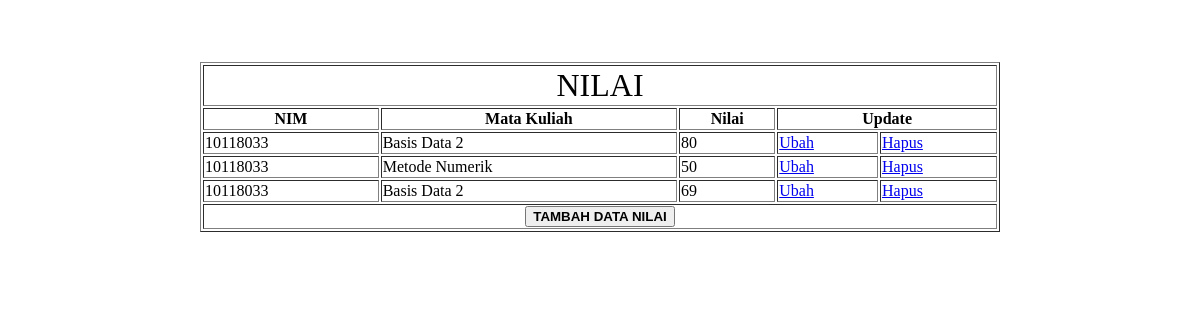
Screenshot of /10118033_Akademik/Nilai.php with the database file from the repository.
### tables this page shows
CREATE TABLE `nilai` (
  `id_nilai` int(3) NOT NULL,
  `nim` char(8) NOT NULL,
  `kode_mk` int(3) NOT NULL,
  `nilai` int(3) NOT NULL
);

CREATE TABLE `mahasiswa` (
  `nim` char(8) NOT NULL,
  `nama_mhs` varchar(30) DEFAULT NULL,
  `tgl_lahir` date DEFAULT NULL,
  `jk` enum('Laki-laki','Perempuan') NOT NULL,
  `alamat` varchar(50) DEFAULT NULL,
  `id_jurusan` int(3) NOT NULL
);

CREATE TABLE `matkul` (
  `kode_mk` int(3) NOT NULL,
  `nama_mk` varchar(30) DEFAULT NULL,
  `semester` smallint(6) DEFAULT NULL,
  `sks` smallint(6) DEFAULT NULL
);

### 10118033_Akademik/Nilai.php (the view, shortened to what this page needs)
<?php
include_once("config.php");
$result = mysqli_query($mysqli, "SELECT * FROM nilai JOIN mahasiswa ON nilai.nim = mahasiswa.nim JOIN matkul ON nilai.kode_mk = matkul.kode_mk");
?>
<html>
<head>
<link href="CSS.css" rel="stylesheet" type="text/css">
</head>
<body background="Space.jpg">
<br><br><br>
<table class="li" background="white.png" align="center" border="1" width="800">
	<tr>
		<td colspan="5"><p class="Judul" align="center">NILAI</p></td>
	</tr>
	<tr>
        <th>NIM</th> <th>Mata Kuliah</th> <th>Nilai</th> <th colspan="2">Update</th>
    </tr>
    <?php
    while($user_data = mysqli_fetch_array($result)) {
        echo "<tr>";
		echo "<td>".$user_data['nim']."</td>";
        echo "<td>".$user_data['nama_mk']."</td>";
		echo "<td>".$user_data['nilai']."</td>";
		echo "<td><a href='EditNilai.php?id_nilai=$user_data[id_nilai]'>Ubah</a></td>";
		echo "<td><a href='DeleteNilai.php?id_nilai=$user_data[id_nilai]'>Hapus</a></td></tr>";
    }
    ?>
	<tr>
		<td colspan="5" align="center"><a href="TambahNilai.php"><button><b>TAMBAH DATA NILAI</b></button></a></td>
	</tr>
</table>
</body>
</html>

### 10118033_Akademik/CSS.css (style rules this page uses)
.Judul { font-family : Capture it; font-size : xx-large; }
.li { font-family : Calibri; }

### rows the page displays
nilai: nim.nim "10118033", kode_mk.nama_mk "Basis Data 2", nilai "80"
nilai: nim.nim "10118033", kode_mk.nama_mk "Metode Numerik", nilai "50"
nilai: nim.nim "10118033", kode_mk.nama_mk "Basis Data 2", nilai "69"
